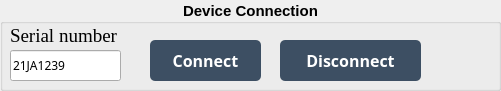
   <widget class="QGroupBox" name="groupBox_connection">
    <property name="geometry">
     <rect>
      <x>10</x>
      <y>170</y>
      <width>501</width>
      <height>91</height>
     </rect>
    </property>
    <property name="font">
     <font>
      <pointsize>11</pointsize>
      <weight>75</weight>
      <bold>true</bold>
     </font>
    </property>
    <property name="autoFillBackground">
     <bool>true</bool>
    </property>
    <property name="title">
     <string>Device Connection</string>
    </property>
    <property name="alignment">
     <set>Qt::AlignCenter</set>
    </property>
    <property name="flat">
     <bool>false</bool>
    </property>
    <widget class="QPushButton" name="btn_connect">
     <property name="geometry">
      <rect>
       <x>150</x>
       <y>40</y>
       <width>111</width>
       <height>41</height>
      </rect>
     </property>
     <property name="font">
      <font>
       <family>微軟正黑體</family>
       <pointsize>12</pointsize>
       <weight>75</weight>
       <bold>true</bold>
      </font>
     </property>
     <property name="styleSheet">
      <string notr="true">QPushButton {
    background-color: rgb(61, 79, 99);
    border-radius : 5px;
    color:  rgb(255, 255, 255);
}


QPushButton:pressed{
	background-color: rgb(52, 137, 235);
}</string>
     </property>
     <property name="text">
      <string>Connect</string>
     </property>
    </widget>
    <widget class="QPushButton" name="btn_disconnect">
     <property name="geometry">
      <rect>
       <x>280</x>
       <y>40</y>
       <width>141</width>
       <height>41</height>
      </rect>
     </property>
     <property name="font">
      <font>
       <family>微軟正黑體</family>
       <pointsize>12</pointsize>
       <weight>75</weight>
       <bold>true</bold>
      </font>
     </property>
     <property name="styleSheet">
      <string notr="true">QPushButton {
    background-color: rgb(61, 79, 99);
    border-radius : 5px;
    color:  rgb(255, 255, 255);
}


QPushButton:pressed{
	background-color: rgb(52, 137, 235);
}</string>
     </property>
     <property name="text">
      <string>Disconnect</string>
     </property>
    </widget>
    <widget class="QLabel" name="lb_led">
     <property name="geometry">
      <rect>
       <x>440</x>
       <y>30</y>
       <width>51</width>
       <height>51</height>
      </rect>
     </property>
     <property name="text">
      <string/>
     </property>
     <property name="pixmap">
      <pixmap>C:/Material/WPC_Led_green.png</pixmap>
     </property>
     <property name="scaledContents">
      <bool>true</bool>
     </property>
     <property name="wordWrap">
      <bool>false</bool>
     </property>
    </widget>
    <widget class="QLabel" name="lb_serialnum">
     <property name="geometry">
      <rect>
       <x>10</x>
       <y>20</y>
       <width>131</width>
       <height>31</height>
      </rect>
     </property>
     <property name="font">
      <font>
       <family>Times New Roman</family>
       <pointsize>14</pointsize>
       <weight>50</weight>
       <bold>false</bold>
      </font>
     </property>
     <property name="text">
      <string>Serial number</string>
     </property>
    </widget>
    <widget class="QLineEdit" name="lineEdit_IP">
     <property name="geometry">
      <rect>
       <x>10</x>
       <y>50</y>
       <width>111</width>
       <height>31</height>
      </rect>
     </property>
     <property name="font">
      <font>
       <family>微軟正黑體</family>
       <pointsize>9</pointsize>
       <weight>50</weight>
       <bold>false</bold>
      </font>
     </property>
     <property name="text">
      <string>21JA1239</string>
     </property>
    </widget>
   </widget>
